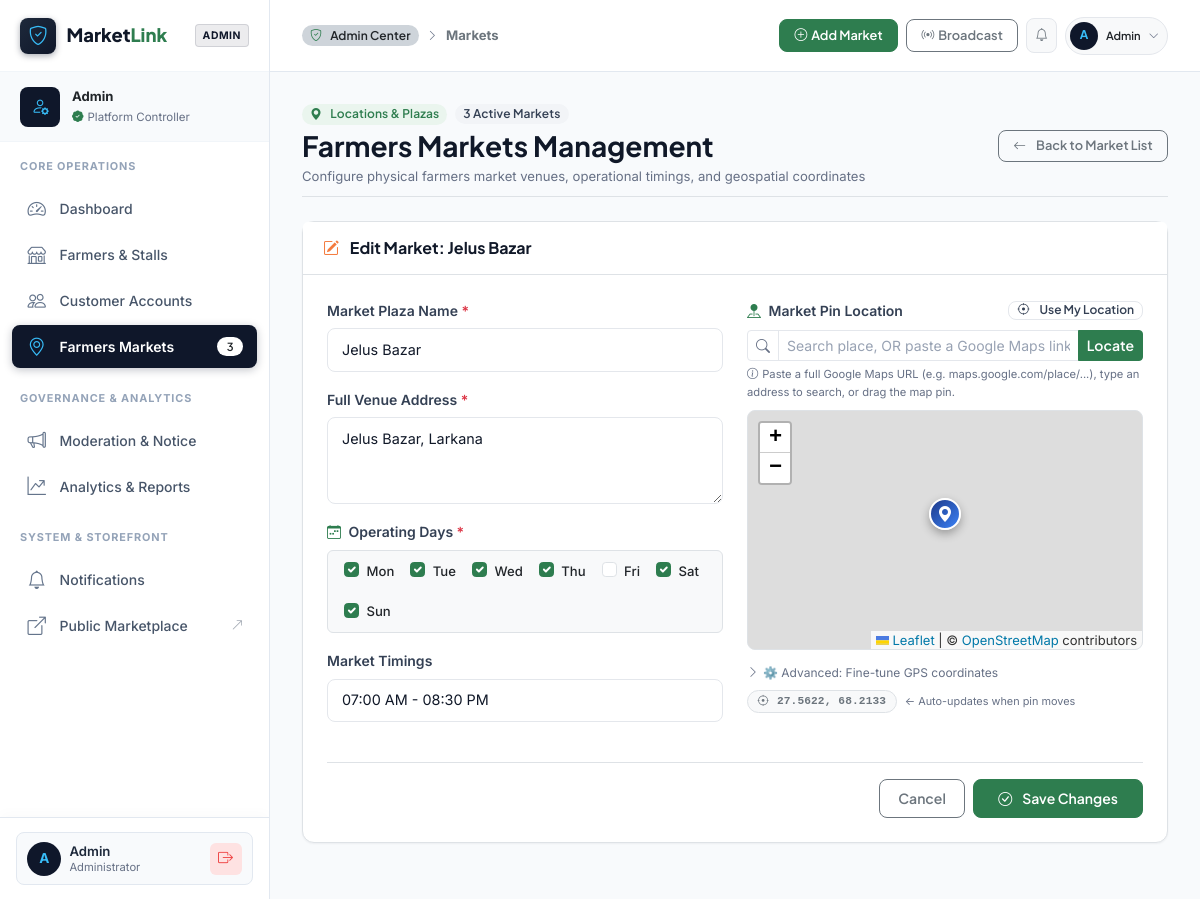
The page /admin/manage-markets.php?action=edit&id=1 (signed in) on the database its author committed.
### tables this page shows
CREATE TABLE `users` (
  `user_id` int(11) NOT NULL,
  `name` varchar(100) NOT NULL,
  `email` varchar(150) NOT NULL,
  `password_hash` varchar(255) NOT NULL,
  `phone` varchar(20) DEFAULT NULL,
  `role` enum('customer','farmer','admin') NOT NULL,
  `status` enum('active','suspended','pending') NOT NULL DEFAULT 'active',
  `created_at` datetime NOT NULL DEFAULT current_timestamp()
);

CREATE TABLE `markets` (
  `market_id` int(11) NOT NULL,
  `market_name` varchar(150) NOT NULL,
  `address` text NOT NULL,
  `latitude` decimal(10,8) DEFAULT NULL,
  `longitude` decimal(11,8) DEFAULT NULL,
  `operating_days` varchar(100) DEFAULT NULL,
  `timings` varchar(100) DEFAULT NULL
);

### admin/manage-markets.php (the view, shortened to what the rows shown need)
<?php
require_once __DIR__ . '/../includes/auth-check.php';
$action = $_GET['action'] ?? 'list';
$edit_id = (int)($_GET['id'] ?? 0);
$errors = [];
$edit_market = null;
if ($action === 'edit' && $edit_id > 0) {
    try {
        $stmt = $pdo->prepare("SELECT * FROM markets WHERE market_id = :mid LIMIT 1");
        $stmt->execute([':mid' => $edit_id]);
        $edit_market = $stmt->fetch();
    } catch (PDOException $e) {}
}
require_once __DIR__ . '/includes/header.php';
?>
<div class="d-flex flex-wrap justify-content-between align-items-center gap-3 mb-4 pb-2 border-bottom">
    <div>
        <h1 class="h3 fw-bold mb-1">Farmers Markets Management</h1>
    </div>
</div>
<?php if ($action === 'add' || $action === 'edit'): ?>
    <div class="card border shadow-xs mb-4">
        <div class="card-header bg-white py-3 border-bottom">
            <h5 class="card-title mb-0 fs-6 fw-bold">
                <i class="bi <?= $action === 'add' ? 'bi-plus-circle text-primary' : 'bi-pencil-square text-accent' ?> me-2"></i>
                <?= $action === 'add' ? 'Create New Farmers Market Venue' : 'Edit Market: ' . e($edit_market['market_name']) ?>
            </h5>
        </div>
        <div class="card-body p-4">
            <form action="<?= BASE_URL ?>admin/manage-markets.php" method="POST" novalidate>
                <div class="row g-4">
                    <div class="col-lg-6">
                        <div class="mb-3">
                            <label class="form-label fw-semibold" for="market_name">Market Plaza Name <span class="text-danger">*</span></label>
                            <input type="text" class="form-control <?= isset($errors['market_name']) ? 'is-invalid' : '' ?>" id="market_name" name="market_name" value="<?= e($edit_market['market_name'] ?? '') ?>" required placeholder="e.g. Model Town Community Farmers Market">
                        </div>
                        <div class="mb-3">
                            <label class="form-label fw-semibold" for="address">Full Venue Address <span class="text-danger">*</span></label>
                            <textarea class="form-control <?= isset($errors['address']) ? 'is-invalid' : '' ?>" id="address" name="address" rows="3" required placeholder="e.g. Central Park Grounds, Block C, Model Town, Lahore"><?= e($edit_market['address'] ?? '') ?></textarea>
                        </div>
                        <div class="mb-3">
                            <label class="form-label fw-semibold d-block">
                                <i class="bi bi-calendar-week text-primary me-1"></i> Operating Days <span class="text-danger">*</span>
                            </label>
                            <div class="d-flex flex-wrap gap-3 p-2 px-3 rounded border bg-light">
                                <?php
                                $all_days = [
                                    'Mon' => 'Monday',
                                    'Tue' => 'Tuesday',
                                    'Wed' => 'Wednesday',
                                    'Thu' => 'Thursday',
                                    'Fri' => 'Friday',
                                    'Sat' => 'Saturday',
                                    'Sun' => 'Sunday'
                                ];
                                $selected_days = !empty($edit_market['operating_days'])
                                    ? array_map('trim', explode(',', $edit_market['operating_days']))
                                    : ['Sat', 'Sun'];
                                foreach ($all_days as $code => $label):
                                ?>
                                    <div class="form-check m-0">
                                        <input class="form-check-input" type="checkbox" name="operating_days[]" value="<?= $code ?>" id="day_<?= $code ?>" <?= in_array($code, $selected_days) ? 'checked' : '' ?>>
                                        <label class="form-check-label fw-medium small" for="day_<?= $code ?>" title="<?= $label ?>">
                                            <?= $code ?>
                                        </label>
                                    </div>
                                <?php endforeach; ?>
                            </div>
                        </div>
                        <div class="mb-3">
                            <label class="form-label fw-semibold" for="timings">Market Timings</label>
                            <input type="text" class="form-control" id="timings" name="timings" value="<?= e($edit_market['timings'] ?? '07:00 AM - 02:00 PM') ?>" placeholder="e.g. 07:00 AM - 02:00 PM">
                        </div>
                    </div>
                    <div class="col-lg-6">
                        <div class="d-flex justify-content-between align-items-center mb-2">
                            <label class="form-label fw-semibold mb-0">
                                <i class="bi bi-pin-map-fill text-primary me-1"></i> Market Pin Location
                            </label>
                            <button type="button" id="btnDetectGPS" class="btn btn-xs btn-outline-primary py-0 px-2" style="font-size:.75rem;">
                                <i class="bi bi-crosshair me-1"></i> Use My Location
                            </button>
                        </div>
                        <div class="input-group input-group-sm mb-1">
                            <span class="input-group-text bg-white"><i class="bi bi-search text-muted"></i></span>
                            <input type="text" id="marketAddressSearch" class="form-control" placeholder="Search place, OR paste a Google Maps link…">
                            <button type="button" id="btnSearchAddress" class="btn btn-primary">
                                Locate
                            </button>
                        </div>
                        <p class="text-muted mb-2" style="font-size:0.7rem;"><i class="bi bi-info-circle me-1"></i>Paste a full Google Maps URL (e.g. maps.google.com/place/...), type an address to search, or drag the map pin.</p>
                        <div id="adminMarketMap" style="height: 240px; border-radius: var(--radius-sm); border: 1px solid var(--border-color, #dee2e6); margin-bottom: 0.8rem; overflow: hidden; position: relative;"></div>
                        <div class="mb-1">
                            <a class="text-muted d-flex align-items-center gap-1" data-bs-toggle="collapse" href="#advancedCoordsAdmin" role="button" aria-expanded="false" style="font-size:0.75rem; text-decoration:none;">
                                <i class="bi bi-chevron-right" id="advCoordsChevron" style="transition:transform .2s;"></i>
                                <span>⚙️ Advanced: Fine-tune GPS coordinates</span>
                            </a>
                        </div>
                        <div class="d-flex align-items-center gap-2 mt-2">
                            <span class="badge bg-light text-secondary border" style="font-size:0.7rem; font-family:monospace;" id="gpsPillAdmin">
                                <i class="bi bi-crosshair me-1"></i>
                                <span id="gpsPillText"><?= number_format((float)($edit_market['latitude'] ?? 27.5590), 4) ?>, <?= number_format((float)($edit_market['longitude'] ?? 68.2120), 4) ?></span>
                            </span>
                            <span class="text-muted" style="font-size:0.68rem;">← Auto-updates when pin moves</span>
                        </div>
                    </div>
                </div>
                <div class="d-flex justify-content-end gap-2 mt-4 pt-3 border-top">
                    <a href="<?= BASE_URL ?>admin/manage-markets.php" class="btn btn-outline-secondary">Cancel</a>
                    <button type="submit" class="btn btn-primary px-4">
                        <i class="bi bi-check-circle me-1"></i> <?= $action === 'add' ? 'Publish Market' : 'Save Changes' ?>
                    </button>
                </div>
            </form>
        </div>
    </div>
<?php endif; ?>
<?php require_once __DIR__ . '/includes/footer.php'; ?>

### admin/includes/header.php (shortened to what the rows shown need)
<?php
require_once __DIR__ . '/../../includes/auth-check.php';
require_once __DIR__ . '/../../includes/functions.php';
$admin_id     = get_logged_in_user_id();
$admin_name   = get_logged_in_user_name();
$user_initial = $admin_name ? strtoupper(mb_substr($admin_name, 0, 1)) : 'A';
if (isset($pdo) && $admin_id) {
    try {
        $u_stmt = $pdo->prepare("SELECT name, email FROM users WHERE user_id = :uid LIMIT 1");
        $u_stmt->execute([':uid' => $admin_id]);
        $u_data = $u_stmt->fetch();
        if ($u_data && !empty($u_data['name'])) {
            $admin_name = $u_data['name'];
        }
    } catch (PDOException $e) {
        error_log("Admin sidebar metrics query error: " . $e->getMessage());
    }
}
?>
<!DOCTYPE html>
<html lang="en">
<head>
    <link href="https://cdn.jsdelivr.net/npm/bootstrap@5.3.3/dist/css/bootstrap.min.css" rel="stylesheet">
    <link rel="stylesheet" href="https://cdn.jsdelivr.net/npm/bootstrap-icons@1.11.3/font/bootstrap-icons.min.css">
    <link rel="stylesheet" href="https://unpkg.com/leaflet@1.9.4/dist/leaflet.css">
    <link rel="stylesheet" href="<?= ASSETS_URL ?>css/style.css?v=<?= time() ?>">
</head>
<body class="bg-light">
<div class="admin-app-wrapper">
    <aside class="admin-sidebar" id="adminSidebar">
        <div class="admin-profile-banner">
            <div style="min-width: 0; flex: 1 1 0%; overflow: hidden;">
                <div class="fw-bold small text-dark text-truncate" title="<?= e($admin_name) ?>">
                    <?= e($admin_name) ?>
                </div>
                <div class="d-flex align-items-center gap-1 text-muted text-truncate" style="font-size: 0.72rem;">
                    <i class="bi bi-patch-check-fill text-primary flex-shrink-0"></i>
                    <span class="text-truncate">Platform Controller</span>
                </div>
            </div>
        </div>
        <div class="admin-sidebar-footer">
            <div class="admin-user-chip">
                <div class="d-flex align-items-center gap-2" style="min-width: 0; flex: 1 1 0%; overflow: hidden;">
                    <div style="min-width: 0; flex: 1 1 0%; overflow: hidden;">
                        <div class="admin-user-name text-truncate" title="<?= e($admin_name) ?>"><?= e($admin_name) ?></div>
                        <div class="admin-user-role text-muted text-truncate">Administrator</div>
                    </div>
                </div>
            </div>
        </div>
    </aside>
    <div class="admin-main-wrapper">
        <header class="admin-topbar">
            <div class="d-flex align-items-center gap-2">
                <div class="dropdown">
                    <button class="btn btn-light btn-sm border d-flex align-items-center gap-2 p-1 pe-2 rounded-pill" type="button" data-bs-toggle="dropdown" aria-expanded="false">
                        <div class="admin-user-avatar" style="width: 28px; height: 28px; font-size: 0.75rem;"><?= e($user_initial) ?></div>
                        <span class="small fw-semibold d-none d-sm-inline text-dark"><?= e($admin_name) ?></span>
                        <i class="bi bi-chevron-down small text-muted" style="font-size: 0.65rem;"></i>
                    </button>
                </div>
            </div>
        </header>
        <main class="admin-content-body">

### rows shown on the page
users: name "Admin"
markets: market_name "Jelus Bazar", address "Jelus Bazar, Larkana", operating_days "☑", timings "07:00 AM - 08:30 PM", latitude "27.5622", longitude "68.2133"

### other values the page prints
$sidebar_total_markets "3"
$user_initial "A"
$active_nav "Markets"
count($markets) "3"
$code "Mon"
$code "Tue"
$code "Wed"
$code "Thu"
$code "Fri"
$code "Sat"
$code "Sun"
